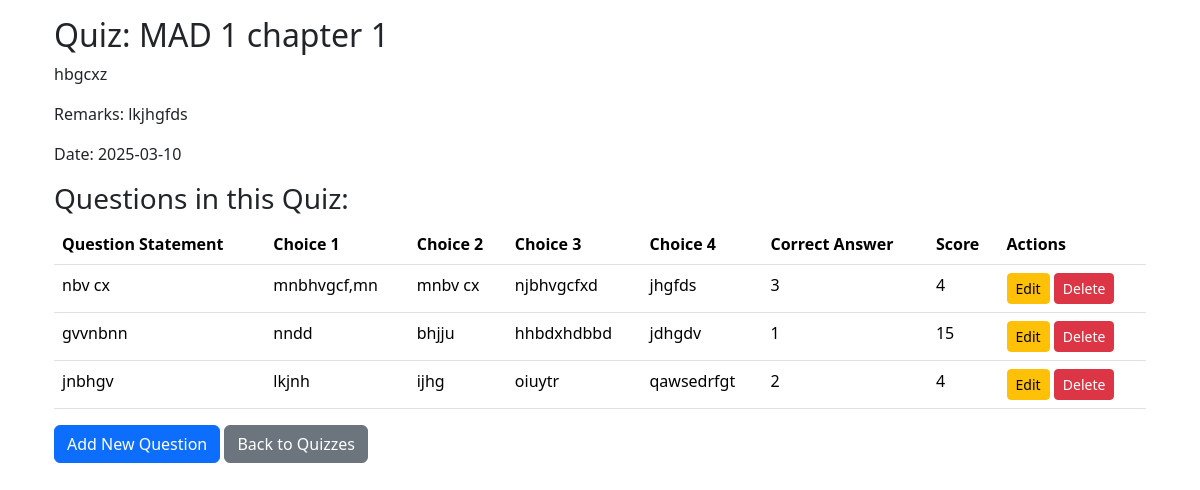
Screenshot of /admin/quiz/2 (signed in) with the database file from the repository.
### models/models.py (models this page shows)
class Quiz(db.Model):
    __tablename__ = "quizzes"
    id = db.Column(db.Integer, primary_key=True, autoincrement=True)
    chapter_id = db.Column(db.Integer, db.ForeignKey('chapters.id'), nullable=False)
    name = db.Column(db.String(50), nullable=False)
    description = db.Column(db.Text)
    remarks = db.Column(db.Text)
    date_of_quiz = db.Column(db.Date)
    chapter = db.relationship('Chapter', back_populates='quizzes')
    questions = db.relationship('Question', back_populates='quiz',cascade="all, delete-orphan")
    scores = db.relationship('Score', back_populates='quiz',cascade="all, delete-orphan")

class Question(db.Model):
    __tablename__ = "questions"
    id = db.Column(db.Integer, primary_key=True, autoincrement=True)
    quiz_id = db.Column(db.Integer, db.ForeignKey('quizzes.id'), nullable=False)
    question_statement = db.Column(db.Text, nullable=False)
    choice1 = db.Column(db.Text, nullable=False)
    choice2 = db.Column(db.Text, nullable=False)
    choice3 = db.Column(db.Text)
    choice4 = db.Column(db.Text)
    correct_answer = db.Column(db.Integer,nullable=False)
    score = db.Column(db.Integer)
    quiz = db.relationship('Quiz', back_populates='questions')

### controllers/controllers.py (the view)
@controllers.route('/admin/quiz/<int:id>')
def quiz_show_detail(id):
    if not check_role('admin'):
        flash('You are not allowed here')
        return redirect(url_for('controllers.login'))
    quiz = Quiz.query.get_or_404(id)
    questions = Question.query.filter_by(quiz_id=quiz.id).all()
    return render_template('quiz_show_detail.html', quiz=quiz, questions=questions)

### controllers/controllers.py (called while the page is built)
def check_role(role):
    if 'user_id' in session and session['role']==role:
        return True
    return False

### templates/quiz_show_detail.html
{% extends 'layout.html' %}
{% block body %}
<div class="container">
    <h2>Quiz: {{ quiz.name }}</h2>
    <p>{{ quiz.description }}</p>
    <p>Remarks: {{ quiz.remarks }}</p>
    <p>Date: {{ quiz.date_of_quiz }}</p>
    <h3>Questions in this Quiz:</h3>
    {% if questions %}
        <table class="table">
            <thead>
                <tr>
                    <th>Question Statement</th>
                    <th>Choice 1</th>
                    <th>Choice 2</th>
                    <th>Choice 3</th>
                    <th>Choice 4</th>
                    <th>Correct Answer</th>
                    <th>Score</th>
                    <th>Actions</th>
                </tr>
            </thead>
            <tbody>
                {% for question in questions %}
                <tr>
                    <td>{{ question.question_statement }}</td>
                    <td>{{ question.choice1 }}</td>
                    <td>{{ question.choice2 }}</td>
                    <td>{{ question.choice3 }}</td>
                    <td>{{ question.choice4 }}</td>
                    <td>{{ question.correct_answer }}</td>
                    <td>{{ question.score }}</td>
                    <td>
                        <a href="{{ url_for('controllers.question_edit', id=question.id) }}" class="btn btn-sm btn-warning">Edit</a>
                        <form method="POST" action="{{ url_for('controllers.question_delete', id=question.id) }}" style="display: inline;">
                            <button type="submit" class="btn btn-sm btn-danger">Delete</button>
                        </form>
                    </td>
                </tr>
                {% endfor %}
            </tbody>
        </table>
    {% else %}
        <p>No questions found for this quiz.</p>
    {% endif %}
    <a href="{{ url_for('controllers.question_create', quiz_id=quiz.id) }}" class="btn btn-primary">Add New Question</a>
    <a href="{{ url_for('controllers.quiz_show') }}" class="btn btn-secondary">Back to Quizzes</a>
</div>
{% endblock %}

### rows the page displays
Quiz: name "MAD 1 chapter 1", description "hbgcxz", remarks "lkjhgfds", date_of_quiz "2025-03-10"
Question: question_statement "nbv cx", choice1 "mnbhvgcf,mn", choice2 "mnbv cx", choice3 "njbhvgcfxd", choice4 "jhgfds", correct_answer "3", score "4"
Question: question_statement "gvvnbnn", choice1 "nndd", choice2 "bhjju", choice3 "hhbdxhdbbd", choice4 "jdhgdv", correct_answer "1", score "15"
Question: question_statement "jnbhgv", choice1 "lkjnh", choice2 "ijhg", choice3 "oiuytr", choice4 "qawsedrfgt", correct_answer "2", score "4"
